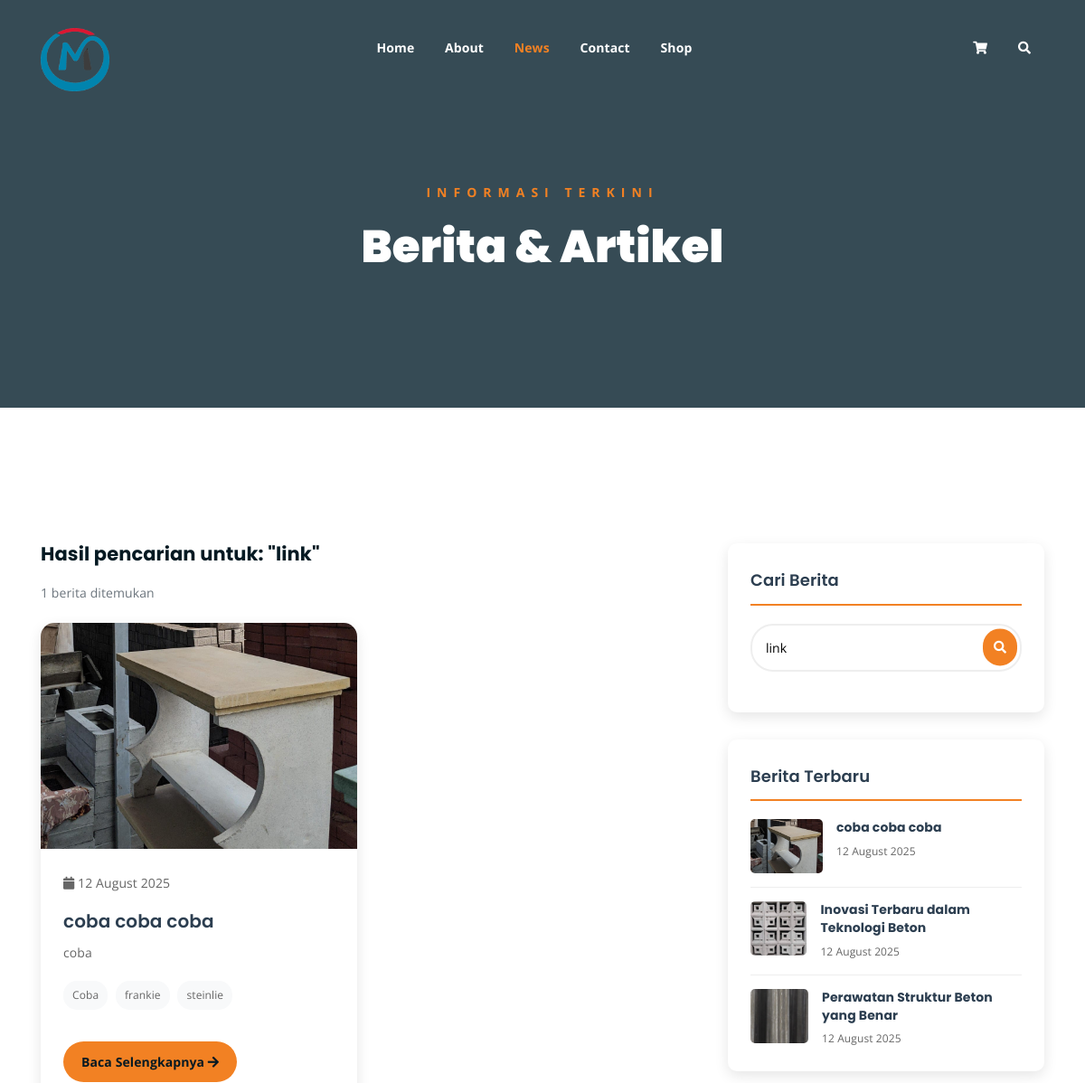
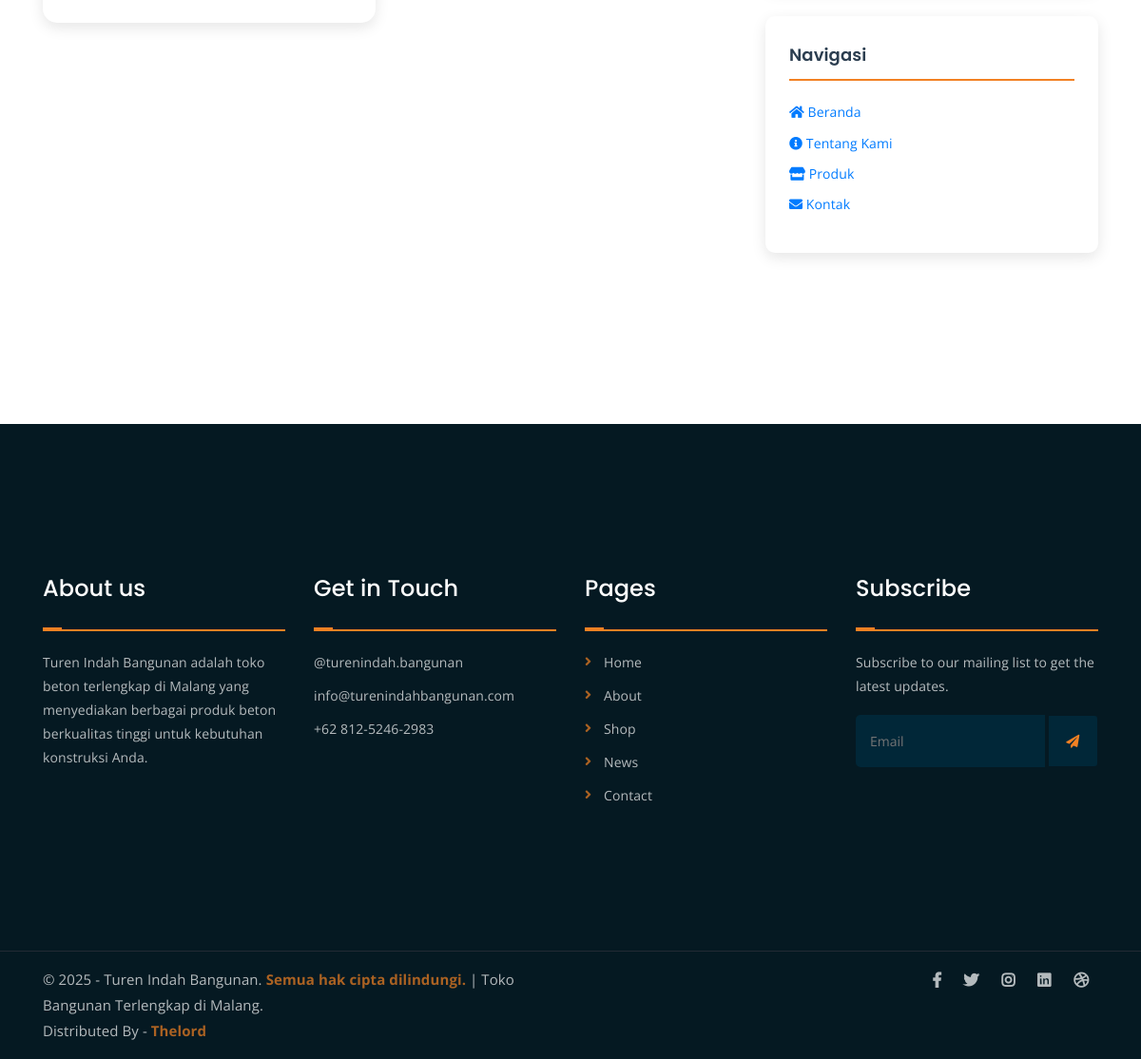
The app's page /news.php?search=link with its own data (2 pictures, top to bottom).
### tables this page shows
CREATE TABLE `berita` (
  `id` int NOT NULL AUTO_INCREMENT,
  `judul` varchar(255) NOT NULL,
  `slug` varchar(255) NOT NULL,
  `deskripsi` text,
  `konten` longtext,
  `tags` varchar(500) DEFAULT NULL,
  `gambar` varchar(255) DEFAULT NULL,
  `link_website` varchar(500) DEFAULT NULL,
  `status` enum('aktif','nonaktif') DEFAULT 'aktif',
  `tanggal_publikasi` datetime DEFAULT CURRENT_TIMESTAMP,
  `created_at` timestamp NULL DEFAULT CURRENT_TIMESTAMP,
  `updated_at` timestamp NULL DEFAULT CURRENT_TIMESTAMP ON UPDATE CURRENT_TIMESTAMP,
  PRIMARY KEY (`id`),
  UNIQUE KEY `slug` (`slug`)
);

### includes/autoload.php (called while the page is built, shortened)
<?php
spl_autoload_register(function ($className) {
    $directories = [
        'classes/',
        'models/',
        'controllers/'
    ];
    foreach ($directories as $directory) {
        $file = __DIR__ . '/../' . $directory . $className . '.php';
        if (file_exists($file)) {
            return;
        }
    }
});
?>

### includes/init.php (called while the page is built, shortened)
<?php
require_once __DIR__ . '/../config/database.php';
require_once __DIR__ . '/autoload.php';
try {
    $database = new Database();
} catch (Exception $e) {
    die("Database connection failed: " . $e->getMessage());
}
$beritaModel = new BeritaModel($database);
?>

### models/BeritaModel.php (called while the page is built, shortened)
<?php
class BeritaModel {
    private $db;
    public function __construct($database) {
        $this->db = $database;
    }
    public function getRecent($limit = 5, $excludeId = null) {
        $sql = "SELECT b.*, DATE_FORMAT(b.tanggal_publikasi, '%d %M %Y') as tanggal_format
                FROM berita b WHERE b.status = 'aktif'";
        $params = [];
        $sql .= " ORDER BY b.tanggal_publikasi DESC LIMIT ?";
        $params[] = $limit;
        return $this->db->fetchAll($sql, $params);
    }
    public function search($keyword) {
        $sql = "SELECT b.*, DATE_FORMAT(b.tanggal_publikasi, '%d %M %Y') as tanggal_format
                FROM berita b
                WHERE b.status = 'aktif'
                AND (b.judul LIKE ? OR b.deskripsi LIKE ? OR b.tags LIKE ?)
                ORDER BY b.tanggal_publikasi DESC";
        $searchTerm = '%' . $keyword . '%';
        return $this->db->fetchAll($sql, [$searchTerm, $searchTerm, $searchTerm]);
    }
}
?>

### classes/Database.php (called while the page is built, shortened)
<?php
class Database {
    private $host;
    private $username;
    private $password;
    private $database;
    private $connection;
    public function __construct() {
        $this->host = DB_HOST;
        $this->username = DB_USERNAME;
        $this->password = DB_PASSWORD;
        $this->database = DB_NAME;
    }
    private function connect() {
        try {
            $dsn = "mysql:host={$this->host};dbname={$this->database};charset=" . DB_CHARSET;
            $options = [
                PDO::ATTR_ERRMODE => PDO::ERRMODE_EXCEPTION,
                PDO::ATTR_DEFAULT_FETCH_MODE => PDO::FETCH_ASSOC,
                PDO::ATTR_EMULATE_PREPARES => false,
            ];
            $this->connection = new PDO($dsn, $this->username, $this->password, $options);
        } catch (PDOException $e) {
            die("Connection failed: " . $e->getMessage());
        }
    }
    public function query($sql, $params = []) {
        try {
            $stmt = $this->connection->prepare($sql);
            $stmt->execute($params);
            return $stmt;
        } catch (PDOException $e) {
            throw new Exception("Query failed: " . $e->getMessage());
        }
    }
    public function fetchAll($sql, $params = []) {
        $stmt = $this->query($sql, $params);
        return $stmt->fetchAll();
    }
}
?>

### news.php (the view, shortened to what this page needs)
<?php
require_once 'includes/init.php';
$page = $_GET['page'] ?? 1;
$limit = 6;
$offset = ($page - 1) * $limit;
$search = $_GET['search'] ?? '';
try {
    if ($search) {
        $allBerita = $beritaModel->search($search);
    } else {
        $allBerita = $beritaModel->getAll('aktif');
    }
    $beritaPaginated = array_slice($allBerita, $offset, $limit);
    $recentBerita = $beritaModel->getRecent(5);
} catch (Exception $e) {
    $error = "Terjadi kesalahan dalam memuat berita";
    $allBerita = [];
    $beritaPaginated = [];
    $recentBerita = [];
}
?>
<!DOCTYPE html>
<html lang="id">
<head>
	<link rel="stylesheet" href="assets/css/all.min.css">
	<link rel="stylesheet" href="assets/bootstrap/css/bootstrap.min.css">
	<link rel="stylesheet" href="assets/css/owl.carousel.css">
	<link rel="stylesheet" href="assets/css/magnific-popup.css">
	<link rel="stylesheet" href="assets/css/animate.css">
	<link rel="stylesheet" href="assets/css/meanmenu.min.css">
	<link rel="stylesheet" href="assets/css/main.css">
	<link rel="stylesheet" href="assets/css/responsive.css">
</head>
<body>
	<div class="top-header-area" id="sticker">
		<div class="container">
			<div class="row">
				<div class="col-lg-12 col-sm-12 text-center">
					<div class="main-menu-wrap">
						<div class="site-logo">
							<a href="<?= BASE_URL ?>">
								<img src="assets/img/logo1.png" alt="Logo" style="max-height: 70px; height: auto; width: auto;">
							</a>
						</div>
						<nav class="main-menu">
							<ul>
								<li><a href="index.php">Home</a>
								</li>
								<li><a href="about.php">About</a></li>
								<li class="current-list-item"><a href="news.php">News</a>
								</li>
								<li><a href="contact.php">Contact</a></li>
								<li><a href="shop.php">Shop</a>
								</li>
								<li>
									<div class="header-icons">
										<a class="shopping-cart" href="cart.php"><i class="fas fa-shopping-cart"></i></a>
										<a class="mobile-hide search-bar-icon" href="#"><i class="fas fa-search"></i></a>
									</div>
								</li>
							</ul>
						</nav>
					</div>
				</div>
			</div>
		</div>
	</div>
	<div class="breadcrumb-section breadcrumb-bg">
		<div class="container">
			<div class="row">
				<div class="col-lg-8 offset-lg-2 text-center">
					<div class="breadcrumb-text">
						<p>Informasi Terkini</p>
						<h1>Berita & Artikel</h1>
					</div>
				</div>
			</div>
		</div>
	</div>
	<div class="mt-150 mb-150">
		<div class="container">
			<div class="row">
				<div class="col-lg-8">
					<?php if ($search): ?>
						<div class="mb-4">
							<h4>Hasil pencarian untuk: "<?= htmlspecialchars($search) ?>"</h4>
							<p class="text-muted"><?= count($allBerita) ?> berita ditemukan</p>
						</div>
					<?php endif; ?>
					<div class="row">
						<?php if (empty($beritaPaginated)): ?>
							<div class="col-12">
								<div class="text-center py-5">
									<i class="fas fa-newspaper fa-3x text-muted mb-3"></i>
									<h4>Belum Ada Berita</h4>
									<p class="text-muted">Berita akan segera tersedia. Silakan kunjungi lagi nanti.</p>
								</div>
							</div>
						<?php else: ?>
							<?php foreach ($beritaPaginated as $news): ?>
								<div class="col-lg-6 col-md-6">
									<div class="news-card">
										<div class="news-image">
											<?php if ($news['gambar']): ?>
												<img src="<?= BERITA_IMG_URL . $news['gambar'] ?>"
												     alt="<?= htmlspecialchars($news['judul']) ?>">
											<?php else: ?>
												<div class="d-flex align-items-center justify-content-center h-100 bg-light">
													<i class="fas fa-newspaper fa-3x text-muted"></i>
												</div>
											<?php endif; ?>
										</div>
										<div class="news-content">
											<div class="news-meta">
												<i class="fas fa-calendar"></i> <?= $news['tanggal_format'] ?>
											</div>
											<h3 class="news-title">
												<a href="single-news.php?slug=<?= $news['slug'] ?>">
													<?= htmlspecialchars($news['judul']) ?>
												</a>
											</h3>
											<p class="news-description">
												<?= htmlspecialchars(substr($news['deskripsi'], 0, 120)) ?>
											</p>
											<?php if ($news['tags']): ?>
												<div class="news-tags">
													<?php
													$tags = explode(',', $news['tags']);
													foreach (array_slice($tags, 0, 3) as $tag):
													?>
														<span class="news-tag"><?= trim(htmlspecialchars($tag)) ?></span>
													<?php endforeach; ?>
												</div>
											<?php endif; ?>
											<a href="single-news.php?slug=<?= $news['slug'] ?>" class="read-more-btn">
												Baca Selengkapnya <i class="fas fa-arrow-right"></i>
											</a>
										</div>
									</div>
								</div>
							<?php endforeach; ?>
						<?php endif; ?>
					</div>
				</div>
				<div class="col-lg-4">
					<div class="sidebar-widget">
						<h3 class="widget-title">Cari Berita</h3>
						<form method="GET" action="news.php">
							<div class="search-box">
								<input type="text" name="search" class="search-input"
								       placeholder="Cari berita..." value="<?= htmlspecialchars($search) ?>">
								<button type="submit" class="search-btn">
									<i class="fas fa-search"></i>
								</button>
							</div>
						</form>
					</div>
					<?php if (!empty($recentBerita)): ?>
						<div class="sidebar-widget">
							<h3 class="widget-title">Berita Terbaru</h3>
							<?php foreach ($recentBerita as $recent): ?>
								<div class="recent-news-item">
									<div class="recent-news-image">
										<?php if ($recent['gambar']): ?>
											<img src="<?= BERITA_IMG_URL . $recent['gambar'] ?>"
											     alt="<?= htmlspecialchars($recent['judul']) ?>">
										<?php else: ?>
											<div class="d-flex align-items-center justify-content-center h-100 bg-light">
												<i class="fas fa-newspaper text-muted"></i>
											</div>
										<?php endif; ?>
									</div>
									<div class="recent-news-content">
										<h6>
											<a href="single-news.php?slug=<?= $recent['slug'] ?>">
												<?= htmlspecialchars($recent['judul']) ?>
											</a>
										</h6>
										<div class="recent-news-date"><?= $recent['tanggal_format'] ?></div>
									</div>
								</div>
							<?php endforeach; ?>
						</div>
					<?php endif; ?>
					<div class="sidebar-widget">
						<h3 class="widget-title">Navigasi</h3>
						<ul class="list-unstyled">
							<li class="mb-2"><a href="index.php" class="text-decoration-none"><i class="fas fa-home"></i> Beranda</a></li>
							<li class="mb-2"><a href="about.php" class="text-decoration-none"><i class="fas fa-info-circle"></i> Tentang Kami</a></li>
							<li class="mb-2"><a href="shop.php" class="text-decoration-none"><i class="fas fa-store"></i> Produk</a></li>
							<li class="mb-2"><a href="contact.php" class="text-decoration-none"><i class="fas fa-envelope"></i> Kontak</a></li>
						</ul>
					</div>
				</div>
			</div>
		</div>
	</div>
	<div class="footer-area">
		<div class="container">
			<div class="row">
				<div class="col-lg-3 col-md-6">
					<div class="footer-box about-widget">
						<h2 class="widget-title">About us</h2>
						<p>Turen Indah Bangunan adalah toko beton terlengkap di Malang yang menyediakan berbagai produk beton berkualitas tinggi untuk kebutuhan konstruksi Anda.</p>
					</div>
				</div>
				<div class="col-lg-3 col-md-6">
					<div class="footer-box get-in-touch">
						<h2 class="widget-title">Get in Touch</h2>
						<ul>
							<li><a href="https://www.instagram.com/turenindah.bangunan/">@turenindah.bangunan</a></li>
							<li><a href="mailto:info@turenindahbangunan.com">info@turenindahbangunan.com</a></li>
							<li><a href="https://api.whatsapp.com/send/?phone=6281252462983">+62 812-5246-2983</a></li>
						</ul>
					</div>
				</div>
				<div class="col-lg-3 col-md-6">
					<div class="footer-box pages">
						<h2 class="widget-title">Pages</h2>
						<ul>
							<li><a href="index.php">Home</a></li>
							<li><a href="about.php">About</a></li>
							<li><a href="shop.php">Shop</a></li>
							<li><a href="news.php">News</a></li>
							<li><a href="contact.php">Contact</a></li>
						</ul>
					</div>
				</div>
				<div class="col-lg-3 col-md-6">
					<div class="footer-box subscribe">
						<h2 class="widget-title">Subscribe</h2>
						<p>Subscribe to our mailing list to get the latest updates.</p>
						<form action="index.php">
							<input type="email" placeholder="Email">
							<button type="submit"><i class="fas fa-paper-plane"></i></button>
						</form>
					</div>
				</div>
			</div>
		</div>
	</div>
	<div class="copyright">
		<div class="container">
			<div class="row">
				<div class="col-lg-6 col-md-12">
					<p>&copy; 2025 - Turen Indah Bangunan. <a href="#">Semua hak cipta dilindungi.</a> | Toko Bangunan Terlengkap di Malang.<br>
						Distributed By - <a href="#">Thelord</a>
					</p>
				</div>
				<div class="col-lg-6 text-right col-md-12">
					<div class="social-icons">
						<ul>
							<li><a href="#" target="_blank"><i class="fab fa-facebook-f"></i></a></li>
							<li><a href="#" target="_blank"><i class="fab fa-twitter"></i></a></li>
							<li><a href="https://www.instagram.com/turenindah.bangunan/" target="_blank"><i class="fab fa-instagram"></i></a></li>
							<li><a href="#" target="_blank"><i class="fab fa-linkedin"></i></a></li>
							<li><a href="#" target="_blank"><i class="fab fa-dribbble"></i></a></li>
						</ul>
					</div>
				</div>
			</div>
		</div>
	</div>
</body>
</html>

### news.php (style rules this page uses)
.news-card { background: white; border-radius: 15px; box-shadow: 0 5px 15px rgba(0,0,0,0.1); transition: all 0.3s ease; overflow: hidden; margin-bottom: 30px; }
.news-image { height: 250px; overflow: hidden; }
.news-image img { width: 100%; height: 100%; object-fit: cover; transition: transform 0.3s ease; }
.news-content { padding: 25px; }
.news-title { font-size: 20px; font-weight: 600; margin-bottom: 10px; line-height: 1.4; }
.news-title a { color: #2c3e50; text-decoration: none; }
.news-meta { color: #666; font-size: 14px; margin-bottom: 15px; }
.news-description { color: #666; line-height: 1.6; margin-bottom: 20px; }
.news-tags { margin-bottom: 15px; }
.news-tag { display: inline-block; background: #f8f9fa; color: #666; padding: 5px 10px; border-radius: 15px; font-size: 12px; margin-right: 5px; margin-bottom: 5px; }
.read-more-btn { background: #F28123; color: white; padding: 10px 20px; border-radius: 25px; text-decoration: none; font-weight: 600; transition: all 0.3s ease; }
.sidebar-widget { background: white; border-radius: 10px; box-shadow: 0 5px 15px rgba(0,0,0,0.1); padding: 25px; margin-bottom: 30px; }
.widget-title { font-size: 18px; font-weight: 600; margin-bottom: 20px; color: #2c3e50; border-bottom: 2px solid #F28123; padding-bottom: 10px; }
.recent-news-item { display: flex; margin-bottom: 15px; padding-bottom: 15px; border-bottom: 1px solid #eee; }
.recent-news-item:last-child { border-bottom: none; margin-bottom: 0; padding-bottom: 0; }
.recent-news-image { width: 80px; height: 60px; border-radius: 5px; overflow: hidden; margin-right: 15px; }
.recent-news-image img { width: 100%; height: 100%; object-fit: cover; }
.recent-news-content h6 { font-size: 14px; line-height: 1.4; margin-bottom: 5px; }
.recent-news-content a { color: #2c3e50; text-decoration: none; }
.recent-news-date { font-size: 12px; color: #666; }
.search-box { position: relative; margin-bottom: 20px; }
.search-input { width: 100%; padding: 12px 45px 12px 15px; border: 2px solid #eee; border-radius: 25px; outline: none; }
.search-btn { position: absolute; right: 5px; top: 50%; transform: translateY(-50%); background: #F28123; border: none; padding: 8px 12px; border-radius: 20px; color: white; }

### records on screen
berita: gambar (picture), tanggal_format "12 August 2025", judul "coba coba coba", deskripsi "coba", tags "Coba", tags "frankie", tags "steinlie"
berita: gambar (picture), judul "Inovasi Terbaru dalam Teknologi Beton", tanggal_format "12 August 2025"
berita: gambar (picture), judul "Perawatan Struktur Beton yang Benar", tanggal_format "12 August 2025"

### other values on screen
$search "link"
count($allBerita) "1"
